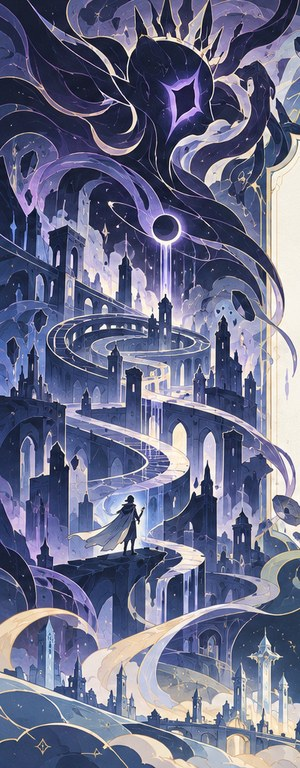
#> input picture 底稿/状态栏/comfy/refs/maze1001_left.jpg, 300 x 768 px, given in place of left5.png, which was not available; the run also reads 1 picture not shown here
$ python bronze_frame.py refs/maze1001_left.jpg out.png
#> lines starting #> are read from the running program, lines starting #| are printed output that depends on the picture
### 底稿/状态栏/comfy/maze1001_frame_gpt.py
#!/usr/bin/env python3
# GPT 出的两扇放回四方：整张是一幅画，靠窗那一条只留抠出来的东西（箭、火翼、麦穗、剑、巨手、紫烟、崖石），其余透明，平边停在框线上。
#   python maze1001_frame_gpt.py [mid|gpt]    mid 是中间那一档，gpt 是头一版。图写 out/四方_11-03/art_<版本>/。pv_* 那几版走 maze1001_frame_pv.py，这里只存它们左扇的来源和抠图框。
# 先跑 gpt_prepare.py 把要抠的裁进 <来源>/crop/，cut_cpu.py 抠进 <来源>/cut/。楣和座在 maze1001_frame.py，mid 换 GPT 重画的飘带和徽记（<来源>/parts/，抠进 parts/cut/）。
import os
import sys
sys.dont_write_bytecode = True
HERE = os.path.dirname(os.path.abspath(__file__))
sys.path.insert(0, HERE)
sys.stdout.reconfigure(encoding='utf-8', line_buffering=True)
import numpy as np
from PIL import Image, ImageFilter
import frame_comp as F
from maze1001_frame import bottom_band, top_band

ROOT = os.path.join(HERE, 'out', '四方_11-03')
W, H, LINE = F.W, F.H, F.LINE
VERS = {
    'gpt': dict(src='gpt', left='left_b.png', down=90, art='art_gpt', tag='_gpt', boxes=(('l_hand', (560, 120, 1024, 480)), ('l_swirl', (740, 510, 1024, 930)))),
    'mid': dict(src='gpt_mid', left='left.png', down=130, art='art_mid', tag='_mid', parts='gpt_mid', boxes=(('l_hand', (600, 90, 1024, 440)), ('l_swirl', (770, 540, 1024, 910)), ('l_rock', (760, 1090, 1024, 1340)))),
    'pv_a': dict(src='pv', right='right_a.png', rcut='r_a', left='left_a.png', down=0, art='art_pv_a', tag='_pv_a', parts='gpt_mid', boxes=(('la_hand', (780, 400, 1024, 640)), ('la_rock', (640, 1060, 1024, 1536)))),
    'pv_b': dict(src='pv', right='right_a.png', rcut='r_a', left='left_b.png', down=0, art='art_pv_b', tag='_pv_b', parts='gpt_mid', boxes=(('lb_ring', (820, 180, 1024, 560)), ('lb_low', (820, 780, 1024, 1090)))),
    'pv_c': dict(src='pv', right='right_a.png', rcut='r_a', left='left_c2.png', down=0, art='art_pv_c', tag='_pv_c', parts='gpt_mid', boxes=(('lc2_hand', (780, 430, 1024, 700)),)),
    'pv_ab': dict(src='pv', right='right_f7.png', rcut='r_f7', left='left_ab.png', down=0, art='art_fu_ab', tag='_fu_ab', parts='gpt_mid', boxes=(('lab_hand', (760, 400, 1024, 860)), ('lab_rock', (640, 1200, 1024, 1536)))),
    'pv_d': dict(src='pv', right='right_pv.png', rcut='r_pv', left='left_d.png', down=0, art='art_pv_d', tag='_pv_d', parts='gpt_mid', boxes=(('ld_hand', (780, 430, 1024, 700)),)),
}


# [4 lines left out: function soft, not called in this run]


def dim_outer(a, side, amount=0.55, start=760):
    x = np.arange(W, dtype=np.float32)
    d = x if side == 'right' else (W - 1 - x)
    k = 1 - np.clip((d - start) / (W - start), 0, 1)[None, :, None] * amount
    a[..., :3] *= k
    return a


# [63 lines left out: functions star_plate, right_panel, left_panel, part, not called in this run]


# [21 lines that do not run on import are left out]

### 底稿/状态栏/comfy/bronze_frame.py
#!/usr/bin/env python3
# 山铜纪四方的拼法（11-04），照 strife_frame.py 的路子。要 PIL、numpy、scipy，用 ComfyUI 那个 venv 的 python。
#   python gpt_bronze.py [名字…]                 出图，写 out/山铜纪_11-04/
#   python bronze_collage.py                     接外侧、贴回局部重画和她们俩，写 right_plate10.png、left5.png（连外侧）
#   python bronze_frame.py fix [名字…]            局部重画，写 fix/
#   python bronze_frame.py bake left3             把局部重画贴回去存一张 left3_fixed.png（她们俩的像素从这里来）
#   python bronze_frame.py ruin                  座外头那两段接着画，写 fix/ruin_lo、fix/ruin_ro
#   python bronze_frame.py                       拼，写 art/（bronze_left、bronze_right、bronze_top、bronze_bottom.webp）
# 尺寸的账跟迷宫纪一样：两扇画布 1400×2000，LINE 是框线；楣 3000×720（样式里 1250×300，框上沿 y=240）；座 6000×677（样式里 2500×282，框下沿离底 341）。
# 这一纪两扇不对打，各是各的群像：人不朝对面举东西，只有右扇那一道剑光和左扇散开的灰和光伸进窗里。现行的来源是 left5、right_r13a2（第六稿，见 README 第十八回末尾）。
import os
import sys
sys.dont_write_bytecode = True
HERE = os.path.dirname(os.path.abspath(__file__))
sys.path.insert(0, HERE)
sys.stdout.reconfigure(encoding='utf-8', line_buffering=True)
import numpy as np
from PIL import Image, ImageDraw, ImageFilter
import frame_comp as F
from maze1001_frame_gpt import dim_outer, soft

ROOT = os.path.join(HERE, 'out', '山铜纪_11-04')
ART = os.environ.get('BRONZE_ART', os.path.join(ROOT, 'art'))     # 比候选时另写一处，别盖现行的
FIX = os.path.join(ROOT, 'fix')
W, H, LINE = F.W, F.H, F.LINE
BOT_H, WIN_HALF = 677, 912
RUIN_SHIFT, RUIN_KEEP = 288, 0.34      # 座左半边往外让多少（样式 120 像素），外头那两段的图上留多少里头那一段
RUIN_R = 'ruin_r_b' if os.path.exists(os.path.join(HERE, 'out', '山铜纪_11-04', 'ruin_r_b.png')) else 'ruin_r'
K = 1.5                                # 放大 1.5 倍再缩到画布上，细节留得住
LEFT_SRC, RIGHT_SRC = 'left5', os.environ.get('BRONZE_RIGHT', 'right_plate10')     # 第五稿：一扇一张画，bronze_collage.py 接外侧、把她们俩贴回去。更早的 left*、right* 留在 out/ 不用
FILL_L, FILL_R = (17, 18, 22), (30, 24, 52)   # 样式里的 --fm-pl、--fm-pr，超宽屏外侧补的底色
L_OUT, R_OUT = 300, 220                # 两扇外侧接出去多少（图的像素）
L_SCALE, L_TOP, L_IN = 1.08, 50, 30    # 左扇：图的 1 像素是画布多少，图顶在画布哪一行，图往外让多少（薇瑟兰的肩膀不叫框线切掉）。她的手和那枚棋要露在座上头
R_SCALE, R_TOP, R_X = 1.15, 44, 62     # 右扇：图的 x=0 在画布 R_X，王座不叫框线切掉
LIGHT = (90, 0.56)                     # 右扇那一道剑光：图的 x=0 时的 y、斜率


# 局部重画：一块一张，裁下来放大叫 GPT 只改这一样，贴回去只贴多边形里那一块，边上淡开。多边形写在图的像素上。
LOCAL = 'Image 1 is a crop from a finished illustration: flat cut-paper shapes, smooth clean colour with very fine parallel hatching, thin coloured outlines, matte. Repaint image 1 with the same aspect ratio and the same framing, keeping everything exactly as it is, in the same place and at the same size, in the same drawing style and colours, except for this one change. '
LOCAL_END = ' No text, no logo, no frame, no crescents, no moon phases.'
FIXES = {
    # 第二稿左扇。饥渊者照人物条嘴朝下；瓦尔德拉克要看得见脸和两只角（立绘 p_valdrak）；浪不要浮世绘那种爪子；薇瑟兰照山铜纪那一条是短发
    'left2': [
        dict(n='skull2', box=(0, 0, 300, 240), poly=[(40, 0), (280, 0), (290, 110), (250, 190), (160, 230), (60, 220), (20, 120)], prompt=(
            'Change only the screaming skull of the giant at the top: its head now hangs forward and down on a long thin neck of bone, bowed so low that we look at the crown and the empty eye sockets from above, and its long gaping jaw, wide open, points straight down at the ribs below it. It no longer screams upward at the sky. Same yellowed bone colour and the same flat ribbon-like layered shapes as the rest of the skeleton. Keep the rain, the ribs and the dark sky.')),
        dict(n='valdrak2', box=(590, 80, 1000, 430), refs=('p_valdrak.png',), poly=[(610, 90), (990, 90), (990, 240), (860, 300), (800, 400), (640, 400), (600, 300)], prompt=(
            'Change only the man crouching on the stone arm, using image 2 as the design of this character: his head is raised and turned toward us in three-quarter view so we can clearly see a fierce handsome face with deep grey skin like volcanic ash, a few burn scars, burning molten gold eyes and a snarl; long wild black hair blown up and back. On his head, as in image 2, one huge curving glossy black horn on one side, and on the other side a horn broken off short with glowing molten red cracks. He has just driven his long-hafted heavy blade straight down into the stone arm with both hands, shoulders hunched over it with all his weight, one knee bent high and the other leg thrust back; his black and crimson greatcoat flies upward around him like flames. Draw him in the flat style of image 1, not in the glossy style of image 2. Keep the blade in the same place, the blue-white flames along it, the stone arm, the chains and the cracked oval gold plate exactly as they are.')),
        dict(n='sea2', box=(640, 620, 1049, 1010), poly=[(640, 760), (800, 660), (1049, 640), (1049, 1010), (900, 1000), (700, 900)], prompt=(
            'Change only the sea around the woman. The water must not look like a Japanese woodblock print at all: no curling claw-shaped foam, no fingers of spray, no breaking wave with hooks. Instead the sea rises around her in huge smooth swells of deep blue water, big overlapping curved layers like painted flats on a stage, each with one thin pale line along its top edge, and a few round droplets thrown off the crests. Keep the woman exactly as she is: her face, her raised arm, her blue hair, her pearl gown, the blood and the grain of salt. Keep the rain and the grey sky.')),
    ],
    # 现行的左扇、右扇（换回头一稿动作以后）的局部修补
    'left3': [
        # 棋子顶上的十字这个世界没有
        dict(n='king2', box=(290, 1290, 440, 1480), poly=[(338, 1362), (388, 1362), (392, 1404), (334, 1404)], prompt=(
            'Change only the very top of the black chess king under the gloved fingers: remove the small cross on top of it. In its place the piece is topped by a small plain crown of dull gold with five low points, about the same size as the cross was. Keep the gloved fingers, the rest of the piece, the crimson cloth and the floor exactly as they are.')),
        # 浪底下还剩一截浮世绘的爪子
        dict(n='sea3', box=(540, 860, 820, 1050), poly=[(556, 878), (800, 878), (770, 922), (748, 948), (700, 990), (650, 1004), (580, 1004)], prompt=(
            'Change only the blue water with curling white foam: there is no curling foam at all any more. The deep blue water is one smooth swell with a thin pale line along its top edge, and at its lower left it sinks smoothly into the flat grey mist. Keep the grey stone slab, the silver hair, the brown hair and the faces exactly as they are.')),
    ],
}

# 打磨：一个人一张。crop 从哪张图裁（src），人物的立绘是 refs。贴回去的先后就是列表的先后，后贴的压先贴的
POLISH = ('Polish this one figure to a higher finish, the way a lead artist corrects an assistant\'s drawing. Keep what the figure is doing, the direction of the pose, its place in the picture and the flat cut-paper style with very fine hatching and thin coloured outlines. '
          'Correct the anatomy: a natural head size for a Japanese fantasy game character, about one sixth to one seventh of the full height, never small-headed; a real neck; shoulders that connect properly to the arms; arms of natural length and thickness with the elbow and wrist in the right places, never long thin noodles; hands drawn with care, with five clearly separated fingers gripping what they hold; a body with weight and a clear waist and pelvis; legs with knees and feet wherever they can be seen, and clothes that fall over that body. '
          'Add finer detail to the face and costume: clear eyes with iris and highlight, seams, buckles, layered cloth. Keep everything else in the crop exactly as it is, in the same place and at the same size. ')
POLISH_L = [
    dict(n='fine_selephien', src='left3', refs=('p_selephien.png',), box=(220, 20, 720, 310), poly=[(230, 300), (340, 60), (620, 20), (720, 40), (690, 140), (560, 250), (420, 280)], prompt=(
        'The figure is the winged man diving at the top: image 2 is his character design: keep its sharp handsome face, dark blue short wind-cut hair, teal eyes and black high-collared coat, in the style of image 1. He is a lean, strong young man, drawn about a fifth larger than now, diving head first in a straight line with one arm stretched forward, his body and both legs clearly readable behind him. Six uneven wings spread back from his shoulders, three on each side, dark as smoked glass at the root and turning to streaming teal light and wind at the tips. A copper bell flies from his belt. Keep the ribs and the shards.')),
    dict(n='fine_valdrak', src='left3', refs=('p_valdrak.png',), box=(570, 80, 1000, 430), poly=[(590, 90), (990, 90), (990, 240), (860, 300), (810, 410), (640, 410), (580, 300)], prompt=(
        'The figure is the man on the stone arm: image 2 is his character design: keep its fierce long face, deep grey skin, burning eyes, long wild black hair, and the horns, one huge curving glossy black horn and one broken short with glowing molten red cracks, in the style of image 1. A broad heavy man. He has come down kneeling on one knee on the stone arm with the other leg bent high, both legs clearly readable, shoulders hunched over a long-hafted heavy blade that he drives straight down with both hands, with all his weight. His black and crimson greatcoat flies upward. Keep the blade in the same place with its blue-white flames, the chains and the cracked oval gold plate.')),
    dict(n='fine_nephra', src='left3', refs=('p_nephra.png',), box=(100, 300, 410, 610), poly=[(110, 320), (240, 305), (400, 400), (400, 580), (200, 600), (110, 500)], prompt=(
        'The figure is the woman falling into the ribs, thrusting up a hand mirror: image 2 is her character design: keep its gentle face, violet eyes, long deep violet hair whose ends turn into stardust and its black and violet dress with fine chains, in the style of image 1, with no crescents. A slight adult woman; her raised arm was too long and thin. Layered veils stream around her, and the mirror bursts into long sharp shards of cold light.')),
    dict(n='fine_grom', src='left3', refs=('p_grom.png',), box=(290, 530, 790, 930), poly=[(300, 620), (390, 545), (520, 560), (640, 560), (760, 770), (780, 880), (560, 900), (420, 920), (340, 800)], prompt=(
        'The figure is the giant hauling on the chain: image 2 is his character design: keep its fierce broad face, heavy beard, wild black hair, huge bull horns with heavy metal rings and its bare chest wrapped in chains, in the style of image 1, with bronze skin crawling with bright violet lightning scars. His head was too small for his body: make it larger, roaring in three-quarter view. A mountain of a man leaning back at full strength with both feet braced on the tilted slab, both hands hauling on the chain with the chain over his shoulder. Dark purple and gold heavy plate on his arms and legs, with orichalcum chains. Keep the chain leading up to the giant pincer hand.')),
    dict(n='fine_sirentia', src='left3', refs=('p_sirentia.png',), box=(760, 600, 1049, 940), poly=[(780, 760), (840, 610), (940, 610), (1049, 660), (1049, 900), (940, 930), (820, 900)], prompt=(
        'The figure is the woman rising from the sea with one arm raised: image 2 is her character design: keep its calm beautiful face, deep blue eyes, wet deep-blue hair and coral ornament, in the style of image 1, with iridescent scales along her cheekbone and neck. Her raised arm was too long and thin: give it natural length, the palm cut open with an arc of blood going down into the water and a shining grain of salt in it. Her pearl-coloured gown is opaque, not see-through, with strings of pearls. Keep the smooth blue swells around her.')),
    dict(n='fine_lysia', src='left3', refs=('p_lysia.png',), box=(100, 650, 440, 1030), poly=[(120, 690), (200, 660), (400, 700), (430, 860), (430, 1030), (300, 1000), (180, 880), (120, 800)], prompt=(
        'The figure is the woman in crimson whirling in the air: image 2 is her character design: keep its sly smiling face, crimson eyes, long silver-white hair with a black ribbon and thorns, pointed ears and black lace gloves, in the style of image 1. Her crimson gown has a clear waist and hips under it and flares around her. Both arms are of natural length and both gloved hands grip the long thread of blood-red thorns she has stitched round the grey column. Keep the thorns, the column of cloth and the blank wax tablet.')),
    dict(n='fine_mortus', src='left3', refs=('p_mortus.png',), box=(30, 960, 450, 1370), poly=[(35, 965), (180, 960), (340, 975), (450, 1110), (400, 1200), (260, 1250), (170, 1370), (70, 1370), (120, 1180), (35, 1110)], prompt=(
        'The figure is the young man swinging the bell: image 2 is his character design: keep its gaunt handsome face, very pale skin, short black hair, amber gold eyes and black high-collared coat over white, in the style of image 1. He strides forward on a broken slab, both feet planted, and swings a heavy bronze bell on a short chain in a huge arc; his arms are of natural length. Keep the pale flakes streaming toward the bell.')),
]
# 她和老师的动作是用户点名留的，这一张只补细节：脸、头发和姿势一点不动
POLISH_L.append(dict(n='fine_pair', src='left3', box=(310, 950, 1049, 1499), poly=[(330, 1499), (320, 1290), (440, 1180), (610, 1010), (730, 950), (950, 950), (1049, 1060), (1049, 1499)], prompt=(
    'The figures are the two women at the lower right. Do not change their poses, their faces, their expressions, the fall of their hair or the size of anything: they stay exactly as they are. Only finish them more carefully: the long black glove and its five clearly separated fingers resting on the chess piece, the arm inside its sleeve with a natural elbow, the dull gold corset, chains and the crimson half-cape with its folds; the taller woman\'s scarred bare forearm and her hand with five natural fingers resting on the crimson cloth, the washed-white old army greatcoat with its burnt edges, and the flakes of pale ash and gold light drifting away from her. The chess king is topped by a small plain crown of dull gold with five low points, with no cross.')))
FIXES['left3'] = [f for f in FIXES['left3'] if f['n'] == 'sea3'] + POLISH_L


# [19 lines left out: function gen_fix, not called in this run]


def big(name):
#> called with name = 'left5'
    src = Image.open(os.path.join(ROOT, name + '.png')).convert('RGB')
#> src is the input picture: PIL image 300x768 RGB; mean R, G, B 107.2, 110.2, 138
    im = src if src.width > 1200 else src.resize((int(src.width * K), int(src.height * K)), Image.LANCZOS)
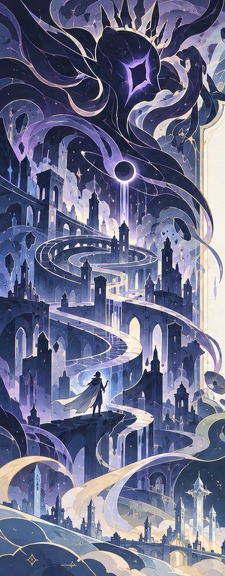
#> im: PIL image 450x1152 RGB (shown at 1/2 size); mean R, G, B 107.2, 110.1, 138
    for f in FIXES.get(name, ()):
        p = os.path.join(FIX, f['n'] + '.png')
        if not os.path.exists(p):
            continue
        x0, y0, x1, y1 = f['box']
        new = Image.open(p).convert('RGB').resize((int((x1 - x0) * K), int((y1 - y0) * K)), Image.LANCZOS)
        m = Image.new('L', im.size, 0)
        ImageDraw.Draw(m).polygon([(x * K, y * K) for x, y in f['poly']], fill=255)
        m = m.filter(ImageFilter.GaussianBlur(4))
        layer = im.copy()
        layer.paste(new, (int(x0 * K), int(y0 * K)))
        im = Image.composite(layer, im, m)
    return im


# [20 lines left out: function gen_ruin, not called in this run]


def outer_left():
    """左扇接上外侧。回放大过的图，x=0 是图的 x=-L_OUT。"""
    body = big(LEFT_SRC)
    E = int(L_OUT * K)
    if body.width >= int((1049 + L_OUT) * K):     # bronze_collage.py 已经接好了
        return body
    out = Image.new('RGB', (body.width + E, body.height))
#> out: PIL image 900x1152 RGB; every value is 0
    out.paste(body, (E, 0))
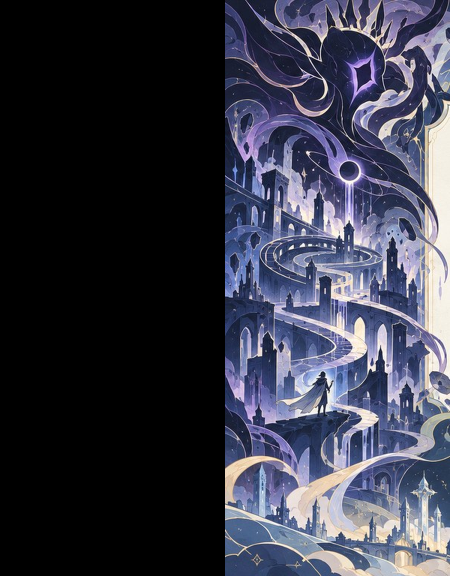
#> out: PIL image 900x1152 RGB (shown at 1/2 size); mean R, G, B 53.6, 55.1, 69
    p = os.path.join(FIX, LEFT_SRC + '_out.png')
    if os.path.exists(p):
        ext = Image.open(p).convert('RGB').resize((body.width, body.height), Image.LANCZOS)
        al = np.clip((E + 40 - np.arange(out.width, dtype=np.float32)) / 40, 0, 1)
        al[ext.width:] = 0
        full = Image.new('RGB', out.size)
        full.paste(ext, (0, 0))
        a = np.asarray(out).astype(np.float32) * (1 - al[None, :, None]) + np.asarray(full).astype(np.float32) * al[None, :, None]
        return Image.fromarray(np.uint8(np.clip(a, 0, 255)))
    out.paste(body.crop((0, 0, 1, body.height)).resize((E, body.height)), (0, 0))
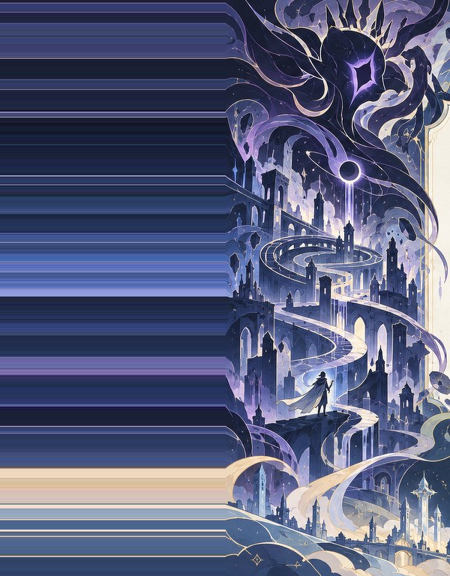
#> out: PIL image 900x1152 RGB (shown at 1/2 size); mean R, G, B 87.3, 93.1, 124.4
    return out


def outer_right():
    """右扇接上外侧。回放大过的图，x=0 是图的 x=0。"""
    body = big(RIGHT_SRC)
    O = int(R_OUT * K)
    if body.width >= int((1049 + R_OUT) * K):     # bronze_collage.py 已经接好了
        return body
    wide = Image.new('RGB', (body.width + O, body.height))
    wide.paste(body, (0, 0))
    p = os.path.join(FIX, RIGHT_SRC + '_out.png')
    if os.path.exists(p):
        ro = Image.open(p).convert('RGB').resize((body.width, body.height), Image.LANCZOS)
        full = Image.new('RGB', wide.size)
        full.paste(ro, (O, 0))
        x = np.arange(wide.width, dtype=np.float32)
        al = np.clip((x - (body.width - 40)) / 40, 0, 1)[None, :, None]
        b = np.asarray(wide).astype(np.float32) * (1 - al) + np.asarray(full).astype(np.float32) * al
        return Image.fromarray(np.uint8(np.clip(b, 0, 255)))
    wide.paste(body.crop((body.width - 1, 0, body.width, body.height)).resize((O, body.height)), (body.width, 0))
    return wide


def fill_rows(c, top, end, mist=(34, 35, 40)):
    """图上下空出来的地方。上头拿边上几行拉满，在顶栏底下看不见；下头不拉（拉出来是一道一道的竖纹），末一行糊开，淡进灰雨的雾里，座盖在上面。"""
    c.paste(c.crop((0, top, W, top + 8)).transpose(Image.FLIP_TOP_BOTTOM).resize((W, top), Image.BICUBIC), (0, 0))
    if end >= H:
        return
    a = np.asarray(c).astype(np.float32).copy()
    row = a[end - 10:end].mean(axis=0)
    from scipy import ndimage
    row = ndimage.gaussian_filter1d(row, 90, axis=0, mode='nearest')
    t = np.clip((np.arange(H - end + 60, dtype=np.float32)) / 150, 0, 1)[:, None, None]
    fill = row[None, ...] * (1 - t) + np.array(mist, np.float32) * t
    # 接缝往上淡 60 行，末几行的人和衣服淡进雾里
    fade = np.clip(np.arange(60, dtype=np.float32) / 60, 0, 1)[:, None, None]
    a[end - 60:end] = a[end - 60:end] * (1 - fade) + fill[:60] * fade
    a[end:] = fill[60:]
    c.paste(Image.fromarray(np.uint8(np.clip(a, 0, 255))), (0, 0))


def top_dark(a):
    a[..., :3] *= (0.55 + 0.45 * np.clip((np.arange(H, dtype=np.float32) - 60) / 90, 0, 1))[:, None, None]


def left_panel():
    src = outer_left()
    w, h = int((1049 + L_OUT) * L_SCALE), int(1500 * L_SCALE)
    s = src.resize((w, h), Image.LANCZOS)
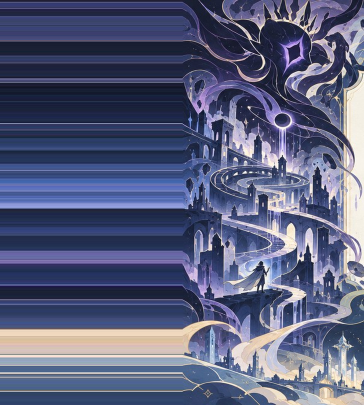
#> s: PIL image 1456x1620 RGB (shown at 1/4 size); mean R, G, B 87.3, 93.1, 124.4
    x0 = W - w - L_IN         # 负的，外侧多出来的裁掉
    c = Image.new('RGB', (W, H))
#> c: PIL image 1400x2000 RGB; every value is 0
    c.paste(s, (x0, L_TOP))
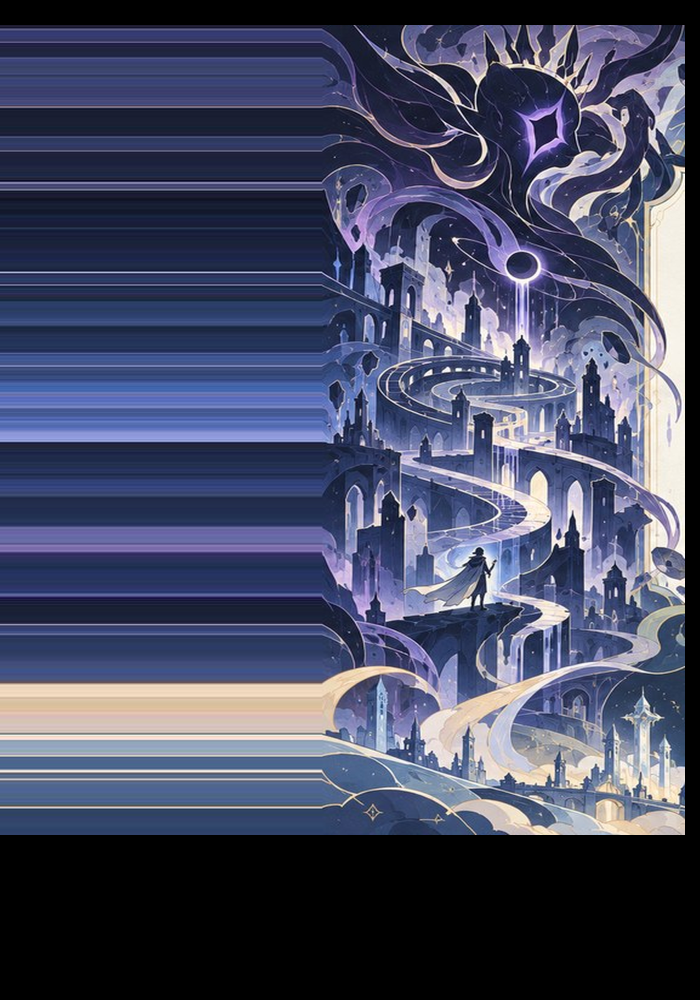
#> c: PIL image 1400x2000 RGB (shown at 1/2 size); mean R, G, B 70.2, 74.6, 99.3
    fill_rows(c, L_TOP, L_TOP + h)
#> (the rest of the program and of its run is left out)
